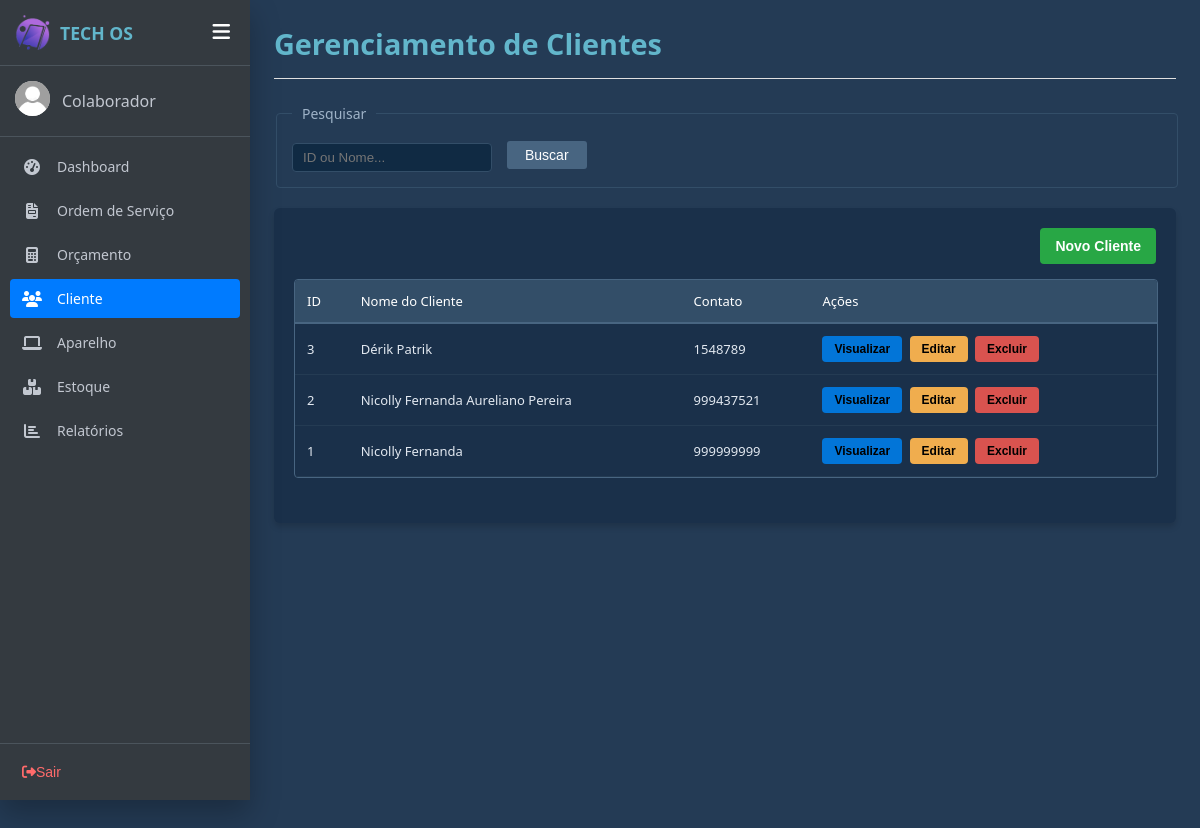
Before: /cliente.php with the older database file.
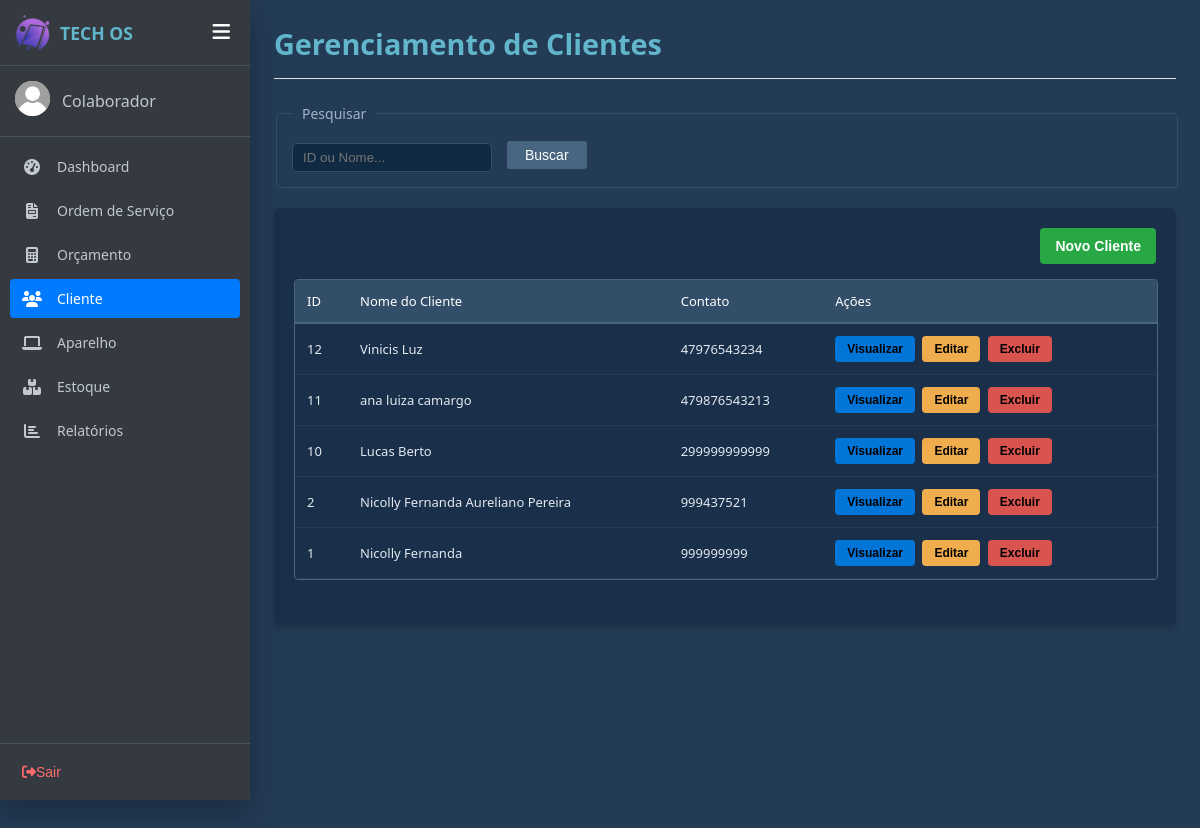
After: the same page with the newer database file.
### tables this page shows
CREATE TABLE `clientes` (
  `idCliente` int(11) NOT NULL COMMENT 'Número de identificação do cliente',
  `nomeCliente` varchar(150) NOT NULL COMMENT 'Nome do cliente que será cadastrado ',
  `cpfCliente` varchar(15) NOT NULL COMMENT 'CPF completo do cliente',
  `emailCliente` varchar(150) NOT NULL COMMENT 'Endereço de email principal para contato e notificações',
  `telefoneCliente` varchar(20) NOT NULL COMMENT 'O número para contato com o cliente',
  `cepCliente` varchar(10) NOT NULL COMMENT 'O CEP para identificar o endereço do cliente',
  `enderecoCliente` varchar(30) NOT NULL COMMENT 'O nome da rua em que mora',
  `numeroCliente` varchar(20) NOT NULL COMMENT 'Número da residência',
  `complementoCliente` varchar(50) NOT NULL COMMENT 'O complemento opcional para identificar onde o cliente mora',
  `bairroCliente` varchar(40) NOT NULL COMMENT 'O bome do Bairro do cliente',
  `cidadeCliente` varchar(30) NOT NULL COMMENT 'O nome da cidade em que reside',
  `estadoCliente` varchar(30) NOT NULL COMMENT 'O nome do Estado em que mora'
);

### php/funcaoCliente.php (the view, shortened to what this page needs)
<?php
    function listaClientes($termoBusca = ""){
        $html = "";
    include("includes/conexao.php");
    $sql = "SELECT idCliente, nomeCliente, cpfCliente, telefoneCliente, cepCliente, enderecoCliente, numeroCliente, complementoCliente, bairroCliente, cidadeCliente, estadoCliente  from clientes";
    $sql .= " ORDER BY idCliente DESC";
    $result = mysqli_query($conn,$sql);
    if(mysqli_num_rows($result) > 0){
        foreach($result as $coluna){
        $html .= "<tr>
                          <td>".$coluna['idCliente']."</td>
                          <td >".$coluna['nomeCliente']."</td>
                          <td >".$coluna['telefoneCliente']."</td>
                          <td>
                            <button
                            class='btn-visualizar-tabela btn-visualizar' title='Visualizar'
                            data-id='".$coluna['idCliente']."'
                            data-nome='".htmlspecialchars($coluna['nomeCliente'],ENT_QUOTES)."'
                            data-cpf='".htmlspecialchars($coluna['cpfCliente'],ENT_QUOTES)."'
                            data-telefone='".htmlspecialchars($coluna['telefoneCliente'],ENT_QUOTES)."'
                            data-cep='".htmlspecialchars($coluna['cepCliente'],ENT_QUOTES)."'
                            data-endereco='".htmlspecialchars($coluna['enderecoCliente'],ENT_QUOTES)."'
                            data-numero='".htmlspecialchars($coluna['numeroCliente'],ENT_QUOTES)."'
                            data-complemento='".htmlspecialchars($coluna['complementoCliente'],ENT_QUOTES)."'
                            data-bairro='".htmlspecialchars($coluna['bairroCliente'],ENT_QUOTES)."'
                            data-cidade='".htmlspecialchars($coluna['cidadeCliente'],ENT_QUOTES)."'
                            data-estado='".htmlspecialchars($coluna['estadoCliente'],ENT_QUOTES)."'
                            >Visualizar
                            </button>
                            <button class='btn-alterar-tabela btn-alterar' title='Alterar'
                            data-id='".$coluna['idCliente']."'
                            data-nome='".htmlspecialchars($coluna['nomeCliente'],ENT_QUOTES)."'
                            data-cpf='".htmlspecialchars($coluna['cpfCliente'],ENT_QUOTES)."'
                            data-telefone='".htmlspecialchars($coluna['telefoneCliente'],ENT_QUOTES)."'
                            data-cep='".htmlspecialchars($coluna['cepCliente'],ENT_QUOTES)."'
                            data-endereco='".htmlspecialchars($coluna['enderecoCliente'],ENT_QUOTES)."'
                            data-numero='".htmlspecialchars($coluna['numeroCliente'],ENT_QUOTES)."'
                            data-complemento='".htmlspecialchars($coluna['complementoCliente'],ENT_QUOTES)."'
                            data-bairro='".htmlspecialchars($coluna['bairroCliente'],ENT_QUOTES)."'
                            data-cidade='".htmlspecialchars($coluna['cidadeCliente'],ENT_QUOTES)."'
                            data-estado='".htmlspecialchars($coluna['estadoCliente'],ENT_QUOTES)."'
                            > Editar
                            </button>
                            <button class='btn-apagar-tabela btn-apagar' title='Apagar' data-id='".$coluna['idCliente']."'>
                            Excluir
                            </button>
                          </td>
                     </tr>";
        }
    } else {
        $html .= "<tr><td colspan='4' style='text-align:center;'>Nenhum cliente encontrado.</td></tr>";
    }
        return $html;
    }
    ?>

Changed rows visible on the page:
removed clientes: idCliente "3", nomeCliente "Dérik Patrik", telefoneCliente "1548789"
added clientes: idCliente "12", nomeCliente "Vinicis Luz", telefoneCliente "47976543234"
added clientes: idCliente "11", nomeCliente "ana luiza camargo", telefoneCliente "479876543213"
added clientes: idCliente "10", nomeCliente "Lucas Berto", telefoneCliente "299999999999"
